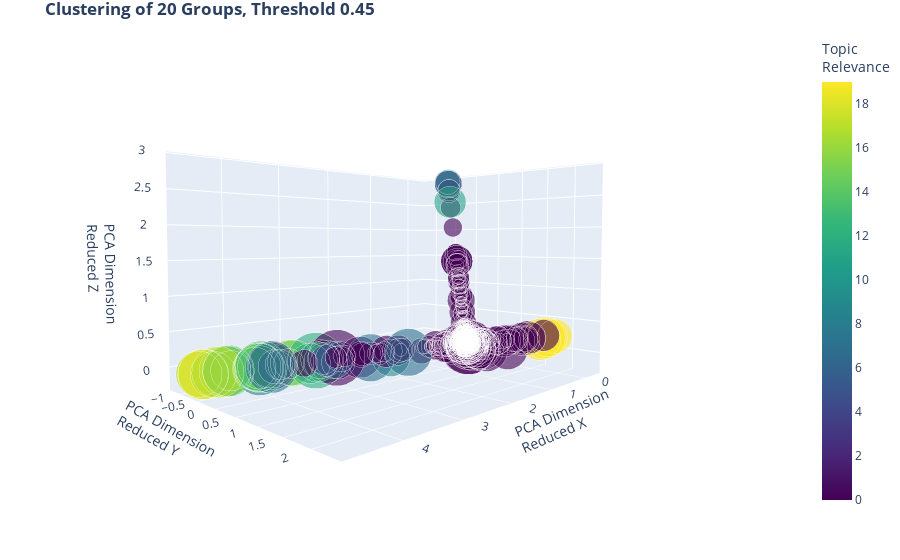

Here is the notebook cell this chart was saved with:
### Markdown cell above
And now here a further example with freely specified topic number and threshold:

### Code cell
do3DPlotOfCosineSimilarity(allDict,matrix=matrix,numTopics=20, threshold=0.45)

### Figure 1 — Plotly figure (JSON) as saved in the notebook; plotly's stock layout.template omitted (floating-point values rounded to 4 significant figures; data arrays with more than 128 entries replaced by an {"elided": "..."} marker saying what was removed)
{"data": [{"hoverinfo": "text", "marker": {"color": {"elided": "1125 int values"}, "colorbar": {"title": {"text": "Topic<br>Relevance"}}, "colorscale": [[0, "#440154"], [0.1111, "#482878"], [0.2222, "#3e4989"], [0.3333, "#31688e"], [0.4444, "#26828e"], [0.5556, "#1f9e89"], [0.6667, "#35b779"], [0.7778, "#6ece58"], [0.8889, "#b5de2b"], [1, "#fde725"]], "opacity": 0.6, "showscale": true, "size": {"elided": "1125 int values"}}, "mode": "markers", "text": {"elided": "1125 str values"}, "textfont": {"color": "crimson", "family": "sans serif", "size": 8}, "type": "scatter3d", "x": {"elided": "1125 float values"}, "y": {"elided": "1125 float values"}, "z": {"elided": "1125 float values"}}], "layout": {"margin": {"b": 50, "l": 0, "r": 0, "t": 30}, "scene": {"camera": {"eye": {"x": 1.5, "y": 1.5, "z": 0.1}}, "xaxis": {"title": {"text": "PCA Dimension<br>Reduced X"}}, "yaxis": {"title": {"text": "PCA Dimension<br>Reduced Y"}}, "zaxis": {"title": {"text": "PCA Dimension<br>Reduced Z"}}}, "showlegend": false, "title": {"text": "<b>Clustering of 20 Groups, Threshold 0.45"}}}
